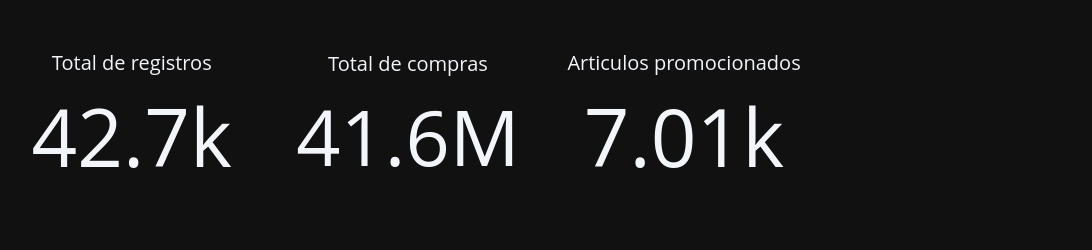

The code cell stored with this chart in its notebook:
### Code cell
from plotly.subplots import make_subplots
import plotly.graph_objects as go

fig = make_subplots(
    rows=1,
    cols=4,
    specs=[[{"type": "indicator"}] * 4]
)

# Tarjeta 1
fig.add_trace(
    go.Indicator(
        mode="number",
        value=total_records,
        title={"text": "Total de registros"},
    ),
    row=1, col=1
)

# Tarjeta 2
fig.add_trace(
    go.Indicator(
        mode="number",
        value=total_boughts,
        title={"text": "Total de compras"},
    ),
    row=1, col=2
)

# Tarjeta 3
fig.add_trace(
    go.Indicator(
        mode="number",
        value=sponsor_records,
        title={"text": "Articulos promocionados"},
    ),
    row=1, col=3
)

fig.update_layout(
    width=1200,
    height=250,
    margin=dict(l=20, r=20, t=40, b=20)
)

fig.show()

### Figure 1 — Plotly figure (JSON) as saved in the notebook; plotly's stock layout.template omitted (floating-point values rounded to 4 significant figures)
{"data": [{"mode": "number", "title": {"text": "Total de registros"}, "value": 42675, "type": "indicator", "domain": {"x": [0.0, 0.2125], "y": [0.0, 1.0]}}, {"mode": "number", "title": {"text": "Total de compras"}, "value": 41630000.0, "type": "indicator", "domain": {"x": [0.2625, 0.475], "y": [0.0, 1.0]}}, {"mode": "number", "title": {"text": "Articulos promocionados"}, "value": 7011, "type": "indicator", "domain": {"x": [0.525, 0.7375], "y": [0.0, 1.0]}}], "layout": {"margin": {"l": 20, "r": 20, "t": 40, "b": 20}, "width": 1200, "height": 250}}
